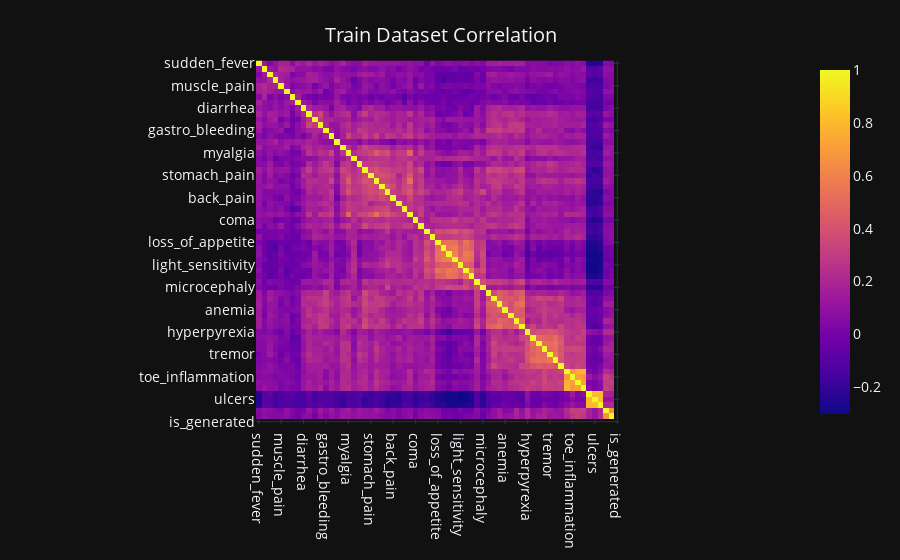

Notebook cell for this chart:
### Code cell
# Create figure
fig = px.imshow(train.drop(columns='prognosis').corr(), template='plotly_dark')

# Set Title and x/y axis labels
fig.update_layout(
    showlegend = False,
    font = dict(
            size = 14
            ),    
    title={
        'text': "Train Dataset Correlation",
        'y':0.95,
        'x':0.49
        }
    )

# Display
fig.show()

### Figure 1 — Plotly figure (JSON) as saved in the notebook; plotly's stock layout.template omitted (floating-point values rounded to 4 significant figures; data arrays with more than 128 entries replaced by an {"elided": "..."} marker saying what was removed)
{"data": [{"coloraxis": "coloraxis", "hovertemplate": "x: %{x}<br>y: %{y}<br>color: %{z}<extra></extra>", "name": "0", "type": "heatmap", "x": ["sudden_fever", "headache", "mouth_bleed", "nose_bleed", "muscle_pain", "joint_pain", "vomiting", "rash", "diarrhea", "hypotension", "pleural_effusion", "ascites", "gastro_bleeding", "swelling", "nausea", "chills", "myalgia", "digestion_trouble", "fatigue", "skin_lesions", "stomach_pain", "orbital_pain", "neck_pain", "weakness", "back_pain", "weight_loss", "gum_bleed", "jaundice", "coma", "diziness", "inflammation", "red_eyes", "loss_of_appetite", "urination_loss", "slow_heart_rate", "abdominal_pain", "light_sensitivity", "yellow_skin", "yellow_eyes", "facial_distortion", "microcephaly", "rigor", "bitter_tongue", "convulsion", "anemia", "cocacola_urine", "hypoglycemia", "prostraction", "hyperpyrexia", "stiff_neck", "irritability", "confusion", "tremor", "paralysis", "lymph_swells", "breathing_restriction", "toe_inflammation", "finger_inflammation", "lips_irritation", "itchiness", "ulcers", "toenail_loss", "speech_problem", "bullseye_rash", "is_generated"], "xaxis": "x", "y": ["sudden_fever", "headache", "mouth_bleed", "nose_bleed", "muscle_pain", "joint_pain", "vomiting", "rash", "diarrhea", "hypotension", "pleural_effusion", "ascites", "gastro_bleeding", "swelling", "nausea", "chills", "myalgia", "digestion_trouble", "fatigue", "skin_lesions", "stomach_pain", "orbital_pain", "neck_pain", "weakness", "back_pain", "weight_loss", "gum_bleed", "jaundice", "coma", "diziness", "inflammation", "red_eyes", "loss_of_appetite", "urination_loss", "slow_heart_rate", "abdominal_pain", "light_sensitivity", "yellow_skin", "yellow_eyes", "facial_distortion", "microcephaly", "rigor", "bitter_tongue", "convulsion", "anemia", "cocacola_urine", "hypoglycemia", "prostraction", "hyperpyrexia", "stiff_neck", "irritability", "confusion", "tremor", "paralysis", "lymph_swells", "breathing_restriction", "toe_inflammation", "finger_inflammation", "lips_irritation", "itchiness", "ulcers", "toenail_loss", "speech_problem", "bullseye_rash", "is_generated"], "yaxis": "y", "z": {"elided": "65x65 float values"}}], "layout": {"coloraxis": {"colorscale": [[0, "#0d0887"], [0.1111, "#46039f"], [0.2222, "#7201a8"], [0.3333, "#9c179e"], [0.4444, "#bd3786"], [0.5556, "#d8576b"], [0.6667, "#ed7953"], [0.7778, "#fb9f3a"], [0.8889, "#fdca26"], [1, "#f0f921"]]}, "font": {"size": 14}, "margin": {"t": 60}, "showlegend": false, "title": {"text": "Train Dataset Correlation", "x": 0.49, "y": 0.95}, "xaxis": {"anchor": "y", "constrain": "domain", "domain": [0, 1], "scaleanchor": "y"}, "yaxis": {"anchor": "x", "autorange": "reversed", "constrain": "domain", "domain": [0, 1]}}}
